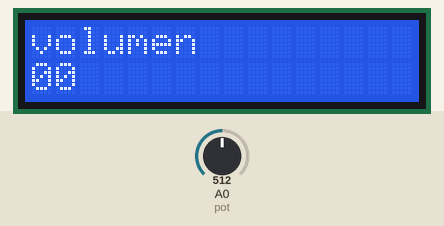
Simulated run of this sketch. Board: Arduino Uno, built with avr-gcc and run on an emulated ATmega328P. On the bench: 16×2 character LCD. The inputs (shaded band) are chosen by the test bench; at power-on: A0 (pot) = 512. What the sketch prints to the serial monitor is not drawn.

Above: at 1.2 s.
1.3 s: A0 (pot) set to 318
2.8 s: A0 (pot) set to 292
At 3.5 s:
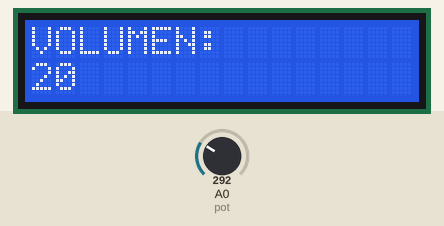
4.3 s: A0 (pot) set to 111
At 5.5 s:
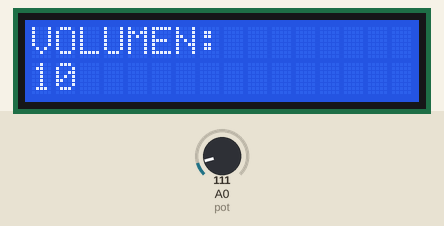
5.8 s: A0 (pot) set to 94
At 6.7 s:
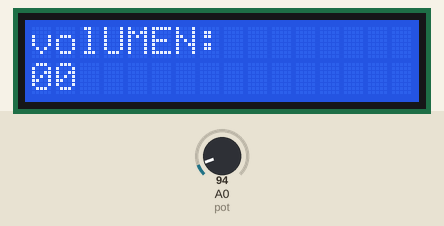
7.3 s: A0 (pot) set to 110
At 8.0 s:
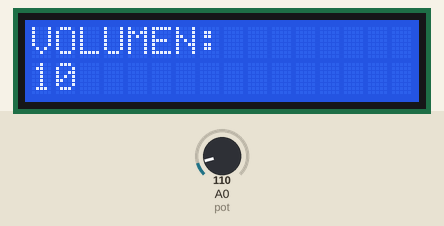
8.8 s: A0 (pot) set to 91
At 10.2 s:
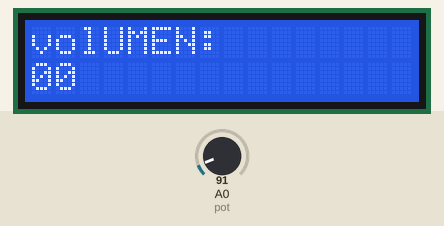
Timing chart, 0 to 11.3 s (numbered marks = the images above; inputs shaded):
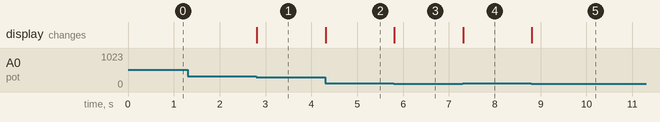

The sketch:

potenciometroYLCD.ino
```cpp
#include <LiquidCrystal.h>
int pot = A0;
int valor;
LiquidCrystal lcd (6, 7, 8, 9, 10, 11, 12);
void setup() {
  Serial.begin(9600);
  lcd.begin(16, 2);
  lcd.setCursor(0, 0);
  lcd.write("volumen");
  lcd.setCursor(0, 1);
  lcd.write("00");

            pinMode(pot, INPUT);

}

void loop() {
  valor = analogRead(pot);
  Serial.println(valor);
  if (valor <= 100) {
    lcd.setCursor(0, 0);
    lcd.write("vol");
    lcd.setCursor(0, 1);
    lcd.write("0");
  }
  else {
    if (valor >= 101 && valor <= 200) {
      lcd.setCursor(0,0);
      lcd.write("VOLUMEN: ");
      lcd.setCursor(0, 1);
      lcd.write("10");
    }
    else {
      if (valor >= 210 && valor <= 300) {
        lcd.setCursor(0,0);
        lcd.write("VOLUMEN: ");
        lcd.setCursor(0,1);
        lcd.write("20");
      }
    }
  }
}
```

Measured:
- the behaviour switches between 301 and 300 on A0 (pot) (found by bisection; images 0 and 1)
- the behaviour switches between 101 and 100 on A0 (pot) (found by bisection; images 2 and 3)
- after the input at 1.3 s, every drawn part: stays the same
- after the input at 2.8 s, the display: changes at once (image 1)
- after the input at 4.3 s, the display: changes at once (image 2)
- after the input at 5.8 s, the display: changes at once (image 3)
- after the input at 7.3 s, the display: changes at once (image 4)
- after the input at 8.8 s, the display: changes at once (image 5)
